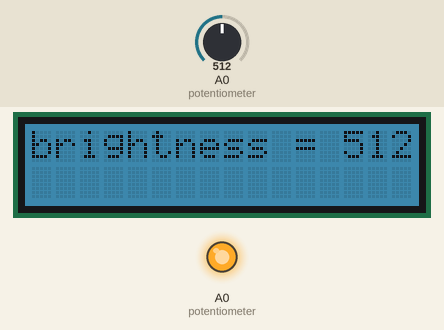
Bench run of a sketch on a simulated Arduino Uno, built with avr-gcc and run on an emulated ATmega328P. On the bench: 16×2 character LCD, output pins drawn as LEDs (lit = HIGH). The test bench sets the inputs (shaded band); at power-on: A0 (potentiometer) = 512. What the sketch prints to the serial monitor is not drawn.

Above: at 3.6 s.
3.7 s: A0 (potentiometer) set to 138
At 6.6 s:
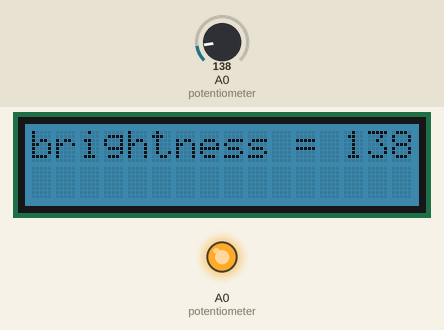
11.3 s: A0 (potentiometer) set to 120
At 17.5 s:
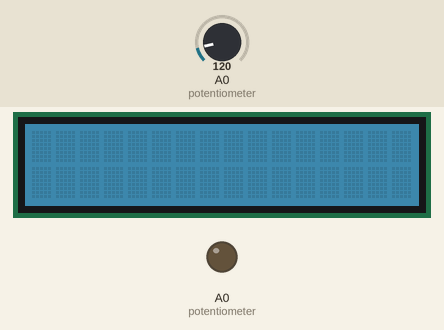
18.9 s: A0 (potentiometer) set to 0
At 21.9 s:
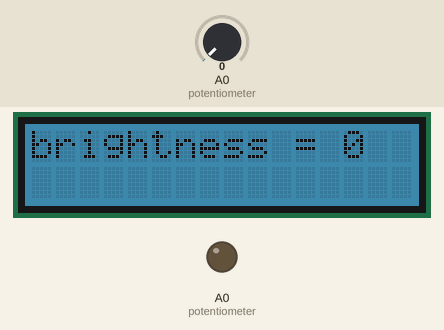
Timing chart, 0 to 23.4 s (numbered marks = the images above; inputs shaded):
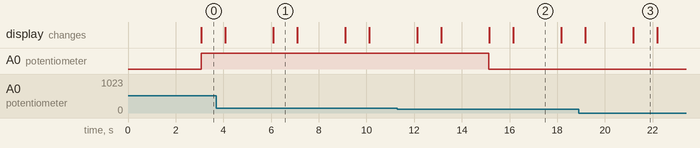

The sketch:

Rotary.ino
```cpp
// demo of Starter Kit V2.0
#include <Wire.h>
#include "rgb_lcd.h"

rgb_lcd lcd;
int i;
const int colorR = 001;
const int colorG = 100;
const int colorB = 150;
const int potentiometer = A0;                    // rotary angle sensor connect to A0

int led = A0;

void setup()
{
    lcd.begin(16, 2);

    lcd.setRGB(colorR, colorG, colorB);
    delay(1000);

    pinMode(led, OUTPUT);
    Serial.begin(9600);                         // set the serial communication frequency at 9600 bits per sec
    pinMode(potentiometer, INPUT);
    pinMode(led, OUTPUT);
}

void loop()
{
    int value = analogRead(potentiometer);
    String br = "brightness = ";
    Serial.println(value);     // pirnt the value on the serial monitor screen
    delay(2000);                // wait 1000ms before printing next value
    analogWrite(led, value);
    lcd.print(br + value);
    delay(1000);
    lcd.clear();
}
```

Measured:
- the behaviour switches between 128 and 127 on A0 (potentiometer) (found by bisection; images 1 and 2)
- after the input at 3.7 s, the display: first differs from a run without the input after 2.4 s (image 1)
- after the input at 11.3 s, A0 (potentiometer): HIGH → LOW after 3.8 s; the display: first differs from a run without the input after 3.9 s (image 2 shows a later state)
- after the input at 18.9 s, the display: first differs from a run without the input after 2.3 s (image 3)
- what the display in image 1 shows lasts 1.0 s, from 6.1 s to 7.1 s
- what the display in image 2 shows lasts 2.0 s, from 16.2 s to 18.2 s
